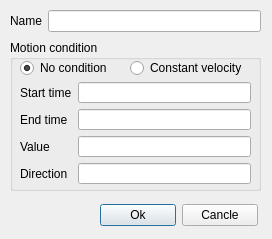
<?xml version="1.0" encoding="UTF-8"?>
<ui version="4.0">
 <class>DLG_MotionCondition</class>
 <widget class="QDialog" name="DLG_MotionCondition">
  <property name="geometry">
   <rect>
    <x>0</x>
    <y>0</y>
    <width>272</width>
    <height>239</height>
   </rect>
  </property>
  <property name="sizePolicy">
   <sizepolicy hsizetype="Fixed" vsizetype="Fixed">
    <horstretch>0</horstretch>
    <verstretch>0</verstretch>
   </sizepolicy>
  </property>
  <property name="windowTitle">
   <string>Dialog</string>
  </property>
  <widget class="QGroupBox" name="GB_MotionCondition">
   <property name="geometry">
    <rect>
     <x>10</x>
     <y>40</y>
     <width>251</width>
     <height>151</height>
    </rect>
   </property>
   <property name="title">
    <string>Motion condition</string>
   </property>
   <widget class="QRadioButton" name="RB_ConstantVelocity">
    <property name="geometry">
     <rect>
      <x>120</x>
      <y>20</y>
      <width>121</width>
      <height>16</height>
     </rect>
    </property>
    <property name="text">
     <string>Constant velocity</string>
    </property>
   </widget>
   <widget class="QRadioButton" name="RB_NoCondition">
    <property name="geometry">
     <rect>
      <x>10</x>
      <y>20</y>
      <width>90</width>
      <height>16</height>
     </rect>
    </property>
    <property name="text">
     <string>No condition</string>
    </property>
    <property name="checked">
     <bool>true</bool>
    </property>
   </widget>
   <widget class="QWidget" name="">
    <property name="geometry">
     <rect>
      <x>10</x>
      <y>42</y>
      <width>231</width>
      <height>102</height>
     </rect>
    </property>
    <layout class="QHBoxLayout" name="horizontalLayout_2">
     <item>
      <layout class="QVBoxLayout" name="verticalLayout">
       <item>
        <widget class="QLabel" name="L_StartTime">
         <property name="text">
          <string>Start time</string>
         </property>
        </widget>
       </item>
       <item>
        <widget class="QLabel" name="L_EndTime">
         <property name="text">
          <string>End time</string>
         </property>
        </widget>
       </item>
       <item>
        <widget class="QLabel" name="L_Value">
         <property name="text">
          <string>Value</string>
         </property>
        </widget>
       </item>
       <item>
        <widget class="QLabel" name="L_Direction">
         <property name="text">
          <string>Direction</string>
         </property>
        </widget>
       </item>
      </layout>
     </item>
     <item>
      <layout class="QVBoxLayout" name="verticalLayout_2">
       <item>
        <widget class="QLineEdit" name="LE_StartTime"/>
       </item>
       <item>
        <widget class="QLineEdit" name="LE_EndTime"/>
       </item>
       <item>
        <widget class="QLineEdit" name="LE_Value"/>
       </item>
       <item>
        <widget class="QLineEdit" name="LE_Direction"/>
       </item>
      </layout>
     </item>
    </layout>
   </widget>
  </widget>
  <widget class="QWidget" name="">
   <property name="geometry">
    <rect>
     <x>10</x>
     <y>10</y>
     <width>251</width>
     <height>22</height>
    </rect>
   </property>
   <layout class="QHBoxLayout" name="horizontalLayout">
    <item>
     <widget class="QLabel" name="L_Name">
      <property name="text">
       <string>Name</string>
      </property>
     </widget>
    </item>
    <item>
     <widget class="QLineEdit" name="LE_Name">
      <property name="readOnly">
       <bool>true</bool>
      </property>
     </widget>
    </item>
   </layout>
  </widget>
  <widget class="QWidget" name="">
   <property name="geometry">
    <rect>
     <x>100</x>
     <y>200</y>
     <width>158</width>
     <height>31</height>
    </rect>
   </property>
   <layout class="QHBoxLayout" name="horizontalLayout_3">
    <item>
     <widget class="QPushButton" name="PB_Ok">
      <property name="text">
       <string>Ok</string>
      </property>
     </widget>
    </item>
    <item>
     <widget class="QPushButton" name="PB_Cancle">
      <property name="text">
       <string>Cancle</string>
      </property>
     </widget>
    </item>
   </layout>
  </widget>
 </widget>
 <tabstops>
  <tabstop>LE_Name</tabstop>
  <tabstop>RB_NoCondition</tabstop>
  <tabstop>RB_ConstantVelocity</tabstop>
  <tabstop>LE_StartTime</tabstop>
  <tabstop>LE_EndTime</tabstop>
  <tabstop>LE_Value</tabstop>
  <tabstop>PB_Ok</tabstop>
  <tabstop>PB_Cancle</tabstop>
 </tabstops>
 <resources/>
 <connections/>
</ui>
